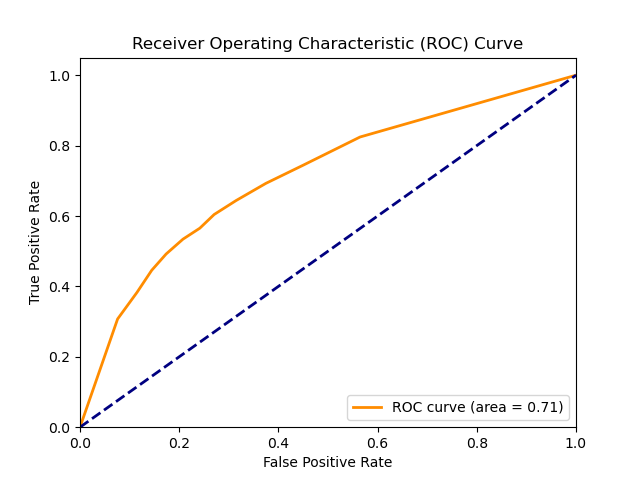

Python code for this plot:
import pandas as pd
from sklearn.ensemble import RandomForestClassifier
from sklearn.metrics import roc_curve, auc, roc_auc_score
import matplotlib.pyplot as plt

def plot_roc_curve(y_true, y_score):
    fpr, tpr, _ = roc_curve(y_true, y_score)
    roc_auc = auc(fpr, tpr)

    plt.figure()
    plt.plot(fpr, tpr, color='darkorange', lw=2, label='ROC curve (area = %0.2f)' % roc_auc)
    plt.plot([0, 1], [0, 1], color='navy', lw=2, linestyle='--')
    plt.xlim([0.0, 1.0])
    plt.ylim([0.0, 1.05])
    plt.xlabel('False Positive Rate')
    plt.ylabel('True Positive Rate')
    plt.title('Receiver Operating Characteristic (ROC) Curve')
    plt.legend(loc='lower right')
    plt.show()

def compute_roc_auc(train_path, dev_path, eval_path, n_trees):
    # Load datasets
    train_data = pd.read_csv(train_path)
    dev_data = pd.read_csv(dev_path)
    eval_data = pd.read_csv(eval_path)

    # Separate features and target variable
    X_train = train_data.drop('class', axis=1)
    y_train = train_data['class']

    X_dev = dev_data.drop('class', axis=1)
    y_dev = dev_data['class']

    X_eval = eval_data.drop('class', axis=1)
    y_eval = eval_data['class']

    # Initialize classifier with specified number of trees
    clf = RandomForestClassifier(n_estimators=n_trees, random_state=42)
    clf.fit(X_train, y_train)

    # Predict probabilities for ROC curve
    y_train_score = clf.predict_proba(X_train)[:, 1]
    y_dev_score = clf.predict_proba(X_dev)[:, 1]
    y_eval_score = clf.predict_proba(X_eval)[:, 1]

    # Plot ROC curve
    plot_roc_curve(y_eval, y_eval_score)

    # Calculate AUC
    auc_train = roc_auc_score(y_train, y_train_score)
    auc_dev = roc_auc_score(y_dev, y_dev_score)
    auc_eval = roc_auc_score(y_eval, y_eval_score)

    return auc_train, auc_dev, auc_eval

# Paths to datasets
train_path = './set10/train.csv'
dev_path = './set10/dev.csv'
eval_path = './set10/eval.csv'

# Number of trees
n_trees = 11

# Compute ROC curve and AUC
auc_train, auc_dev, auc_eval = compute_roc_auc(train_path, dev_path, eval_path, n_trees)

# Print AUC
print("AUC on train set:", auc_train)
print("AUC on dev set:", auc_dev)
print("AUC on eval set:", auc_eval)
